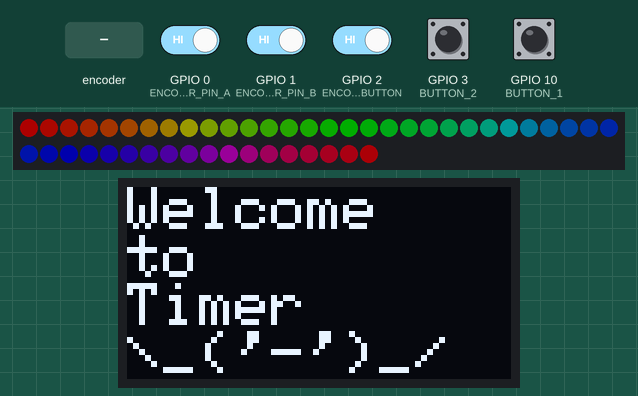
Recording of a sketch running on a simulated ESP32-S3. On the bench: 48 RGB LEDs in strip order, left to right, continuing on the next row, 128×64 one-colour display. Inputs (shaded band) come from the test bench; at power-on: GPIO 0 (ENCODER_PIN_A), GPIO 1 (ENCODER_PIN_B), GPIO 2 (ENCODER_BUTTON) HIGH, GPIO 3 (BUTTON_2), GPIO 10 (BUTTON_1) LOW. Dim RGB values are drawn brighter than linear; what the sketch prints to the serial monitor is not drawn.

Above: at 1.2 s.
1.3 s: GPIO 10 (BUTTON_1) pulled HIGH for 0.15 s
At 1.51 s:
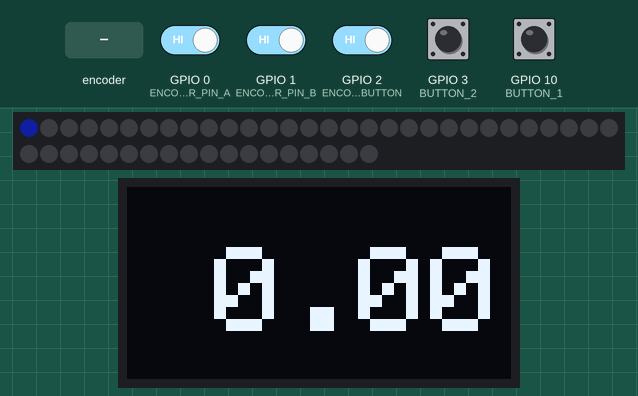
2.0 s: GPIO 2 (ENCODER_BUTTON) driven LOW
At 2.5 s:
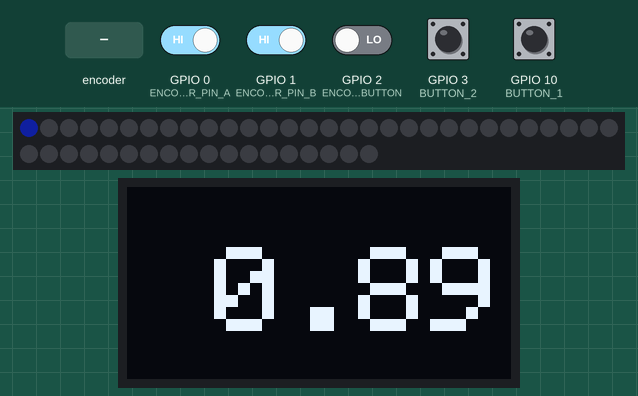
3.8 s: rotary encoder on GPIO 0 (ENCODER_PIN_A) / GPIO 1 (ENCODER_PIN_B) turned 1 step (first pin leading)
At 3.97 s:
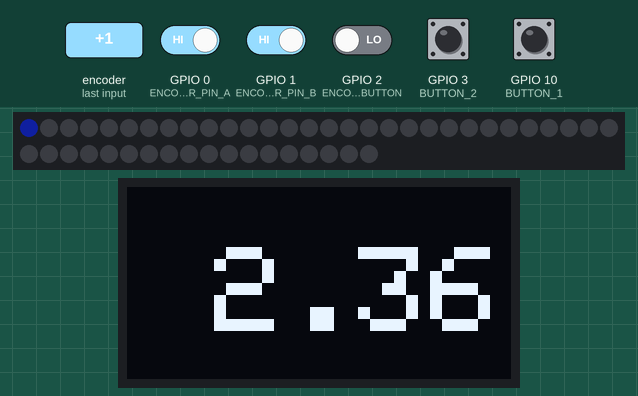
5.5 s: GPIO 3 (BUTTON_2) pulled HIGH for 0.15 s
At 5.92 s:
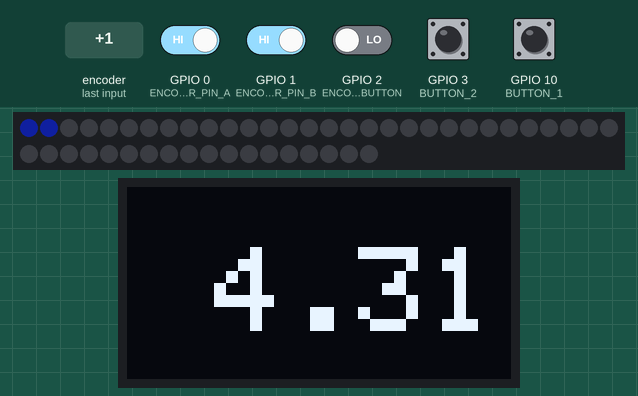
6.2 s: GPIO 3 (BUTTON_2) pulled HIGH for 1 s
At 6.55 s:
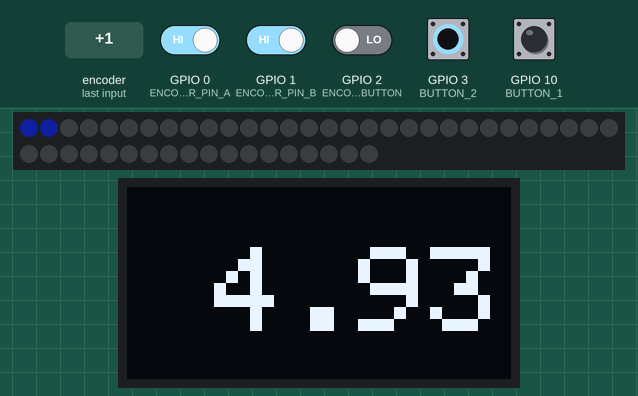
7.8 s: GPIO 10 (BUTTON_1) pulled HIGH for 1 s
At 9.0 s:
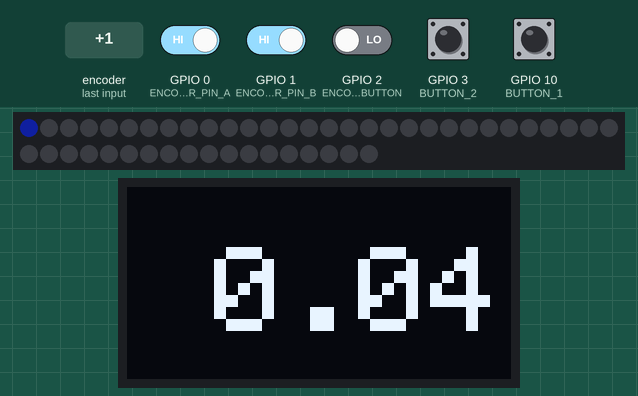
Timing chart, 0 to 10.4 s (numbered marks = the images above; inputs shaded):
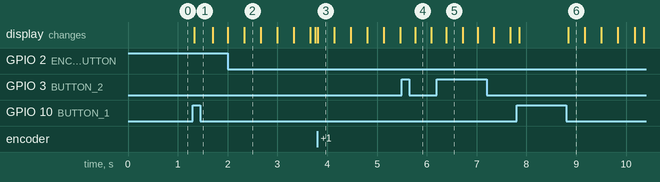

The sketch:

DesktopTimer.ino
```cpp
#include <Arduino.h>
#include <Wire.h>
#include <Adafruit_GFX.h>
#include <Adafruit_SSD1306.h>

#include <Adafruit_Sensor.h>
#include <Adafruit_BME280.h>

#include <Adafruit_NeoPixel.h>

// Buttons
#define BUTTON_1 10
#define BUTTON_2 3

#define ENCODER_PIN_A 0
#define ENCODER_PIN_B 1
#define ENCODER_BUTTON 2

volatile int lastEncoded = 0;
volatile long encoderValue = 0;
volatile bool encoderValueChanged = false;

long lastencoderValue = 0;

int lastMSB = 0;
int lastLSB = 0;

long readEncoderValue(void) {
  return encoderValue / 4;
}

// Neo Pixel
#define NEOPIXEL_PIN 6

Adafruit_NeoPixel strip = Adafruit_NeoPixel(48, NEOPIXEL_PIN, NEO_GRB + NEO_KHZ800);

int currentPixel = 0;

//https://learn.adafruit.com/led-tricks-gamma-correction/the-quick-fix
const uint8_t PROGMEM gamma8[] = {
  0, 0, 0, 0, 0, 0, 0, 0, 0, 0, 0, 0, 0, 0, 0, 0,
  0, 0, 0, 0, 0, 0, 0, 0, 0, 0, 0, 0, 1, 1, 1, 1,
  1, 1, 1, 1, 1, 1, 1, 1, 1, 2, 2, 2, 2, 2, 2, 2,
  2, 3, 3, 3, 3, 3, 3, 3, 4, 4, 4, 4, 4, 5, 5, 5,
  5, 6, 6, 6, 6, 7, 7, 7, 7, 8, 8, 8, 9, 9, 9, 10,
  10, 10, 11, 11, 11, 12, 12, 13, 13, 13, 14, 14, 15, 15, 16, 16,
  17, 17, 18, 18, 19, 19, 20, 20, 21, 21, 22, 22, 23, 24, 24, 25,
  25, 26, 27, 27, 28, 29, 29, 30, 31, 32, 32, 33, 34, 35, 35, 36,
  37, 38, 39, 39, 40, 41, 42, 43, 44, 45, 46, 47, 48, 49, 50, 50,
  51, 52, 54, 55, 56, 57, 58, 59, 60, 61, 62, 63, 64, 66, 67, 68,
  69, 70, 72, 73, 74, 75, 77, 78, 79, 81, 82, 83, 85, 86, 87, 89,
  90, 92, 93, 95, 96, 98, 99, 101, 102, 104, 105, 107, 109, 110, 112, 114,
  115, 117, 119, 120, 122, 124, 126, 127, 129, 131, 133, 135, 137, 138, 140, 142,
  144, 146, 148, 150, 152, 154, 156, 158, 160, 162, 164, 167, 169, 171, 173, 175,
  177, 180, 182, 184, 186, 189, 191, 193, 196, 198, 200, 203, 205, 208, 210, 213,
  215, 218, 220, 223, 225, 228, 231, 233, 236, 239, 241, 244, 247, 249, 252, 255
};


#define RGB_BRIGHTNESS 32  // Change white brightness (max 255)

// I2C
#define I2C_SDA 4
#define I2C_SCL 5

// BME280
//if you need to read altitude,you need to know the sea level pressure
#define SEALEVELPRESSURE_HPA (1013.25)

Adafruit_BME280 bme;

// OLED screen
#define SCREEN_WIDTH 128  // OLED display width, in pixels
#define SCREEN_HEIGHT 64  // OLED display height, in pixels

#define OLED_RESET -1  // Reset pin # (or -1 if sharing Arduino reset pin)
#define SCREEN_ADDRESS 0x3C
Adafruit_SSD1306 display(SCREEN_WIDTH, SCREEN_HEIGHT, &Wire, OLED_RESET);


// TIMER related
int timerDuration = 0;
int timerMillisAtStart = 0;
bool timerRunning = false;
int stopwatchMillisAtStart = 0;
int stopwatchMillisAtPause = 0;
bool stopwatchRunning = false;

// TIMER States
bool startState = 0;
bool pauseState = 0;
bool workState = 0;
bool breakState = 0;

void setup() {
  Serial.begin(115200);
  Wire.begin(I2C_SDA, I2C_SCL);

  Serial.println("DesktopTimer Running v0.1");

  /*
    BUTTONS
    */
  pinMode(BUTTON_1, INPUT);
  pinMode(BUTTON_2, INPUT);

  pinMode(ENCODER_PIN_A, INPUT);
  pinMode(ENCODER_PIN_B, INPUT);
  pinMode(ENCODER_BUTTON, INPUT);

  digitalWrite(ENCODER_PIN_A, HIGH);  //turn pullup resistor on
  digitalWrite(ENCODER_PIN_B, HIGH);  //turn pullup resistor on

  //call updateEncoder() when any high/low changed seen
  attachInterrupt(ENCODER_PIN_A, updateEncoder, CHANGE);
  attachInterrupt(ENCODER_PIN_B, updateEncoder, CHANGE);

  /*
    NEOPIXEL
    */
  strip.begin();
  strip.setBrightness(50);
  strip.show();  // Initialize all pixels to 'off'
  rainbow(0);

  /*
    DISPLAY
    */
  // SSD1306_SWITCHCAPVCC = generate display voltage from 3.3V internally
  if (!display.begin(SSD1306_SWITCHCAPVCC, SCREEN_ADDRESS)) {
    Serial.println(F("SSD1306 allocation failed. Could not start OLED."));
    // for(;;); // Don't proceed, loop forever
  }

  display.clearDisplay();
  display.setTextColor(SSD1306_WHITE);
  display.setTextSize(2);  // Draw 2X-scale text
  //display.setCursor(5, 5);            // Start at top-left corner
  display.println("Welcome\nto\nTimer\n\\_('-')_/");
  display.display();

  /*
    BME280
    */
  // default settings
  // (you can also pass in a Wire library object like &Wire2)

  if (!bme.begin(0x77, &Wire)) {
    Serial.println("Could not find a valid BME280 sensor, check wiring!");
    while (1)
      ;
  }
  else {
    Serial.println("Found BME280 sensor");
  }
}

void loop() {
  // printValues();
  // // delay(1000);
  // if(encoderValueChanged){
  //   encoderValueChanged = false;
  //   rainbow(readEncoderValue());
  // }

  if(digitalRead(BUTTON_1))
    neopixelWrite(RGB_BUILTIN,RGB_BRIGHTNESS,RGB_BRIGHTNESS,0); // Yellow
  else if(digitalRead(BUTTON_2))
    neopixelWrite(RGB_BUILTIN,0,0,RGB_BRIGHTNESS); // Blue
  else if(isEncoderButtonPushDown())
    neopixelWrite(RGB_BUILTIN,RGB_BRIGHTNESS,0,RGB_BRIGHTNESS); // Magenta
  else
    neopixelWrite(RGB_BUILTIN,0,0,0);  // reset

  // CONTINUE HERE
  if (digitalRead(BUTTON_1)) {
    startStopwatchWithStartTime(stopwatchMillisAtPause);
  }


  if (timerRunning) {
    int timerRuntime = (millis() - timerMillisAtStart);

    if (timerRuntime > timerDuration) {
      timerRunning = false;
      show_time(0);
    }
    show_time(timerDuration - timerRuntime);
    neoPixelShowTime(timerDuration - timerRuntime);
  } else if (stopwatchRunning) {
    show_time(millis() - stopwatchMillisAtStart);
    neoPixelShowTime(millis() - stopwatchMillisAtStart);
  }

  delay(10);
}


void printValues() {
  // Serial.print("Temperature = ");
  // Serial.print(bme.readTemperature());
  // Serial.println(" *C");

  // // Convert temperature to Fahrenheit
  // /*Serial.print("Temperature = ");
  // Serial.print(1.8 * bme.readTemperature() + 32);
  // Serial.println(" *F");*/

  // Serial.print("Pressure = ");
  // Serial.print(bme.readPressure() / 100.0F);
  // Serial.println(" hPa");

  // Serial.print("Approx. Altitude = ");
  // Serial.print(bme.readAltitude(SEALEVELPRESSURE_HPA));
  // Serial.println(" m");

  // Serial.print("Humidity = ");
  // Serial.print(bme.readHumidity());
  // Serial.println(" %");

  display.clearDisplay();
  display.setCursor(0, 0);  // Start at top-left corner
  display.printf("T: %.2f*C\nP: %.2f\nH: %.2f\nEnc: %d", bme.readTemperature(), bme.readPressure() / 100.0F, bme.readHumidity(), readEncoderValue());
  display.display();
}

boolean isEncoderButtonPushDown(void) {
  if (!digitalRead(ENCODER_BUTTON)) {
    delay(10);  // Debounce
    if (!digitalRead(ENCODER_BUTTON))
      return true;
  }
  return false;
}

void updateEncoder() {
  int MSB = digitalRead(ENCODER_PIN_A);  //MSB = most significant bit
  int LSB = digitalRead(ENCODER_PIN_B);  //LSB = least significant bit
  // Serial.printf("%d %d", MSB, LSB);
  int encoded = (MSB << 1) | LSB;          //converting the 2 pin value to single number
  int sum = (lastEncoded << 2) | encoded;  //adding it to the previous encoded value

  if (sum == 0b1101 || sum == 0b0100 || sum == 0b0010 || sum == 0b1011) encoderValue++;
  if (sum == 0b1110 || sum == 0b0111 || sum == 0b0001 || sum == 0b1000) encoderValue--;

  lastEncoded = encoded;  //store this value for next time

  encoderValueChanged = true;
}

// Slightly different, this makes the rainbow equally distributed throughout
void rainbow(int offset) {
  uint16_t i;

  for (i = 0; i < strip.numPixels(); i++) {
    strip.setPixelColor(i, Wheel(((i * 256 / strip.numPixels()) + offset * 10) & 255));
  }
  strip.show();
}

// Input a value 0 to 255 to get a color value.
// The colours are a transition r - g - b - back to r.
uint32_t Wheel(byte WheelPos) {
  WheelPos = 255 - WheelPos;
  if (WheelPos < 85) {
    return strip.Color(255 - WheelPos * 3, 0, WheelPos * 3);
  }
  if (WheelPos < 170) {
    WheelPos -= 85;
    return strip.Color(0, WheelPos * 3, 255 - WheelPos * 3);
  }
  WheelPos -= 170;
  return strip.Color(WheelPos * 3, 255 - WheelPos * 3, 0);
}

// TIMER related
void show_time(int milliseconds) {
  display.clearDisplay();
  display.setTextColor(SSD1306_WHITE);

  if (milliseconds < 10) {
    display.setTextSize(4);    // Draw 2X-scale text
    display.setCursor(5, 20);  // Start at top-left corner
    display.println(" 0.00");
    display.display();
    return;
  }

  int hours = (milliseconds / 1000) / 60 / 60;
  milliseconds -= hours * 60 * 60 * 1000;
  int minutes = (milliseconds / 1000) / 60;
  milliseconds -= minutes * 60 * 1000;
  int seconds = (milliseconds / 1000);
  milliseconds -= seconds * 1000;

  String hoursText = String(hours);
  String hoursTextBlank = String(hours);
  if (hours < 10) {
    hoursTextBlank = " " + hoursTextBlank;
    hoursText = "0" + hoursText;
  }

  String minutesText = String(minutes);
  String minutesTextBlank = String(minutes);
  if (minutes < 10) {
    minutesTextBlank = " " + minutesTextBlank;
    minutesText = "0" + minutesText;
  }

  String secondsText = String(seconds);
  String secondsTextBlank = String(seconds);
  if (seconds < 10) {
    secondsTextBlank = " " + secondsTextBlank;
    secondsText = "0" + secondsText;
  }

  milliseconds = milliseconds / 10;
  String millisecondsText = String(milliseconds);
  if (milliseconds < 10) {
    millisecondsText = "0" + millisecondsText;
  }

  if (hours > 0) {
    display.setTextSize(2.5);   // Draw 2X-scale text
    display.setCursor(10, 30);  // Start at top-left corner
    display.println(hoursTextBlank + ":" + minutesText + ":" + secondsText);
  } else if (minutes > 0) {
    display.setTextSize(4);    // Draw 2X-scale text
    display.setCursor(5, 20);  // Start at top-left corner
    display.println(minutesTextBlank + ":" + secondsText);
  } else {
    display.setTextSize(4);    // Draw 2X-scale text
    display.setCursor(5, 20);  // Start at top-left corner
    display.println(secondsTextBlank + "." + millisecondsText);
  }

  display.display();
}

void neoPixelShowTime(int milliseconds) {
  int days = (milliseconds / 1000) / 60 / 60 / 24;
  milliseconds -= days * 24 * 60 * 60 * 1000;
  int hours = (milliseconds / 1000) / 60 / 60;
  milliseconds -= hours * 60 * 60 * 1000;
  int minutes = (milliseconds / 1000) / 60;
  milliseconds -= minutes * 60 * 1000;
  int seconds = (milliseconds / 1000);
  milliseconds -= seconds * 1000;

  float minSecFraction = 24.0 / 60.0;
  float hourFraction = 1.0;

  for (int pixel = 0; pixel < 48; pixel++) {
    float fR = 0.0;
    float fG = 0.0;
    float fB = 0.0;

    if (pixel < 24)  // inside ring (0-23)
    {
      if (pixel < minSecFraction * (seconds + milliseconds / 1000.0)) {
        fR += 0.3;
        fG += 0.4;
        fB += 0.8;
      }
    } else {  // outside ring (24-47)
      if ((pixel-24) < minSecFraction * minutes) {
        fR += 0.4;
        fG += 0.0;
        fB += 0.8;
      }

      if ((pixel-24) < hourFraction * (hours%24)) {
        fR += 0.6;
        fG += 0.0;
        fB += 0.2;
      }
    }
    if (fR > 1)
      fR = 1;
    if (fG > 1)
      fG = 1;
    if (fB > 1)
      fB = 1;

    //    int R = fR * 255;
    //    int G = fG * 255;
    //    int B = fB * 255;

    int R = pow(fR, 2.2) * 255;
    int G = pow(fG, 2.2) * 255;
    int B = pow(fB, 2.2) * 255;
    //Serial.println(String(pixel) + ": " + String(R));
    //strip.setPixelColor(pixel, strip.Color(pgm_read_byte(&gamma8[R]), pgm_read_byte(&gamma8[G]), pgm_read_byte(&gamma8[B])));
    strip.setPixelColor(pixel, strip.Color(R, G, B));
  }

  strip.show();
}

// This is a countdown timer that will run from the start time to 0
void startTimer(int timerDurationIn) {
  timerDuration = timerDurationIn;
  timerMillisAtStart = millis();
  timerRunning = true;
  stopwatchRunning = false;
  stopwatchMillisAtPause = 0;
}

void startStopwatch() {
  stopwatchMillisAtStart = millis();
  timerRunning = false;
  stopwatchRunning = true;
}

void startStopwatchWithStartTime(int startTimeMS) {
  stopwatchMillisAtStart = millis() - startTimeMS;
  timerRunning = false;
  stopwatchRunning = true;
}
```

Measured:
- after the input at 1.3 s, the display: first changes at once (image 1 shows a later state)
